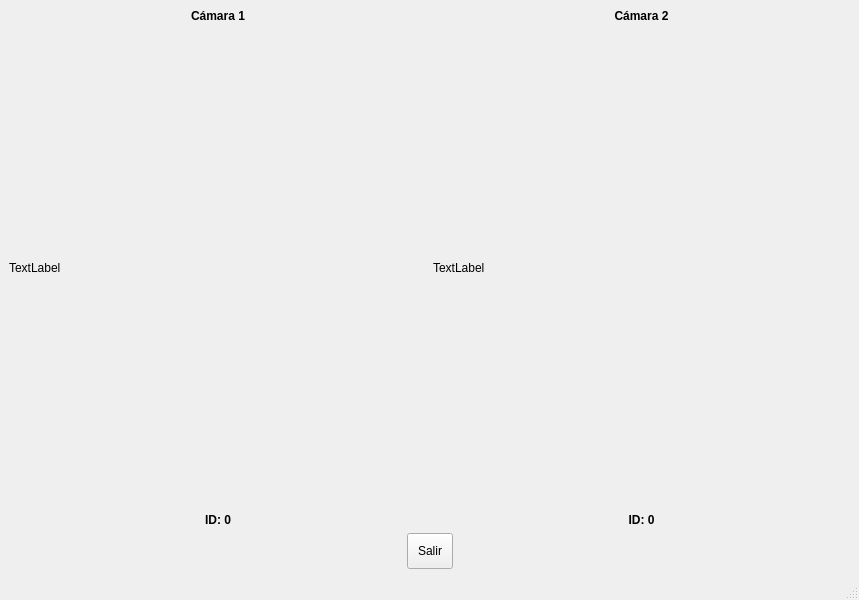
<?xml version="1.0" encoding="UTF-8"?>
<ui version="4.0">
 <class>MainWindow</class>
 <widget class="QMainWindow" name="MainWindow">
  <property name="geometry">
   <rect>
    <x>0</x>
    <y>0</y>
    <width>859</width>
    <height>600</height>
   </rect>
  </property>
  <property name="windowTitle">
   <string>MainWindow</string>
  </property>
  <widget class="QWidget" name="centralwidget">
   <layout class="QGridLayout" name="gridLayout">
    <item row="0" column="0">
     <layout class="QVBoxLayout" name="verticalLayout">
      <item>
       <widget class="QLabel" name="label_3">
        <property name="sizePolicy">
         <sizepolicy hsizetype="Preferred" vsizetype="Maximum">
          <horstretch>0</horstretch>
          <verstretch>0</verstretch>
         </sizepolicy>
        </property>
        <property name="text">
         <string>&lt;html&gt;&lt;head/&gt;&lt;body&gt;&lt;p align=&quot;center&quot;&gt;&lt;span style=&quot; font-weight:600;&quot;&gt;Cámara 1&lt;/span&gt;&lt;/p&gt;&lt;/body&gt;&lt;/html&gt;</string>
        </property>
       </widget>
      </item>
      <item>
       <widget class="QLabel" name="cam_1">
        <property name="sizePolicy">
         <sizepolicy hsizetype="Expanding" vsizetype="Expanding">
          <horstretch>0</horstretch>
          <verstretch>0</verstretch>
         </sizepolicy>
        </property>
        <property name="text">
         <string>TextLabel</string>
        </property>
       </widget>
      </item>
      <item>
       <widget class="QLabel" name="id_0">
        <property name="sizePolicy">
         <sizepolicy hsizetype="Preferred" vsizetype="Maximum">
          <horstretch>0</horstretch>
          <verstretch>0</verstretch>
         </sizepolicy>
        </property>
        <property name="text">
         <string>&lt;html&gt;&lt;head/&gt;&lt;body&gt;&lt;p align=&quot;center&quot;&gt;&lt;span style=&quot; font-weight:600;&quot;&gt;ID: 0&lt;/span&gt;&lt;/p&gt;&lt;/body&gt;&lt;/html&gt;</string>
        </property>
       </widget>
      </item>
     </layout>
    </item>
    <item row="0" column="1">
     <layout class="QVBoxLayout" name="verticalLayout_2">
      <item>
       <widget class="QLabel" name="label_4">
        <property name="sizePolicy">
         <sizepolicy hsizetype="Preferred" vsizetype="Maximum">
          <horstretch>0</horstretch>
          <verstretch>0</verstretch>
         </sizepolicy>
        </property>
        <property name="text">
         <string>&lt;html&gt;&lt;head/&gt;&lt;body&gt;&lt;p align=&quot;center&quot;&gt;&lt;span style=&quot; font-weight:600;&quot;&gt;Cámara 2&lt;/span&gt;&lt;/p&gt;&lt;/body&gt;&lt;/html&gt;</string>
        </property>
       </widget>
      </item>
      <item>
       <widget class="QLabel" name="cam_2">
        <property name="sizePolicy">
         <sizepolicy hsizetype="Expanding" vsizetype="Expanding">
          <horstretch>0</horstretch>
          <verstretch>0</verstretch>
         </sizepolicy>
        </property>
        <property name="text">
         <string>TextLabel</string>
        </property>
       </widget>
      </item>
      <item>
       <widget class="QLabel" name="id_1">
        <property name="sizePolicy">
         <sizepolicy hsizetype="Preferred" vsizetype="Maximum">
          <horstretch>0</horstretch>
          <verstretch>0</verstretch>
         </sizepolicy>
        </property>
        <property name="text">
         <string>&lt;html&gt;&lt;head/&gt;&lt;body&gt;&lt;p align=&quot;center&quot;&gt;&lt;span style=&quot; font-weight:600;&quot;&gt;ID: 0&lt;/span&gt;&lt;/p&gt;&lt;/body&gt;&lt;/html&gt;</string>
        </property>
       </widget>
      </item>
     </layout>
    </item>
    <item row="1" column="0" colspan="2">
     <layout class="QHBoxLayout" name="horizontalLayout">
      <item>
       <spacer name="horizontalSpacer">
        <property name="orientation">
         <enum>Qt::Horizontal</enum>
        </property>
        <property name="sizeHint" stdset="0">
         <size>
          <width>40</width>
          <height>20</height>
         </size>
        </property>
       </spacer>
      </item>
      <item>
       <widget class="QPushButton" name="salir">
        <property name="sizePolicy">
         <sizepolicy hsizetype="Maximum" vsizetype="Maximum">
          <horstretch>0</horstretch>
          <verstretch>0</verstretch>
         </sizepolicy>
        </property>
        <property name="styleSheet">
         <string notr="true">padding: 10px;</string>
        </property>
        <property name="text">
         <string>Salir</string>
        </property>
       </widget>
      </item>
      <item>
       <spacer name="horizontalSpacer_2">
        <property name="orientation">
         <enum>Qt::Horizontal</enum>
        </property>
        <property name="sizeHint" stdset="0">
         <size>
          <width>40</width>
          <height>20</height>
         </size>
        </property>
       </spacer>
      </item>
     </layout>
    </item>
   </layout>
  </widget>
  <widget class="QStatusBar" name="statusbar"/>
 </widget>
 <resources/>
 <connections/>
</ui>
